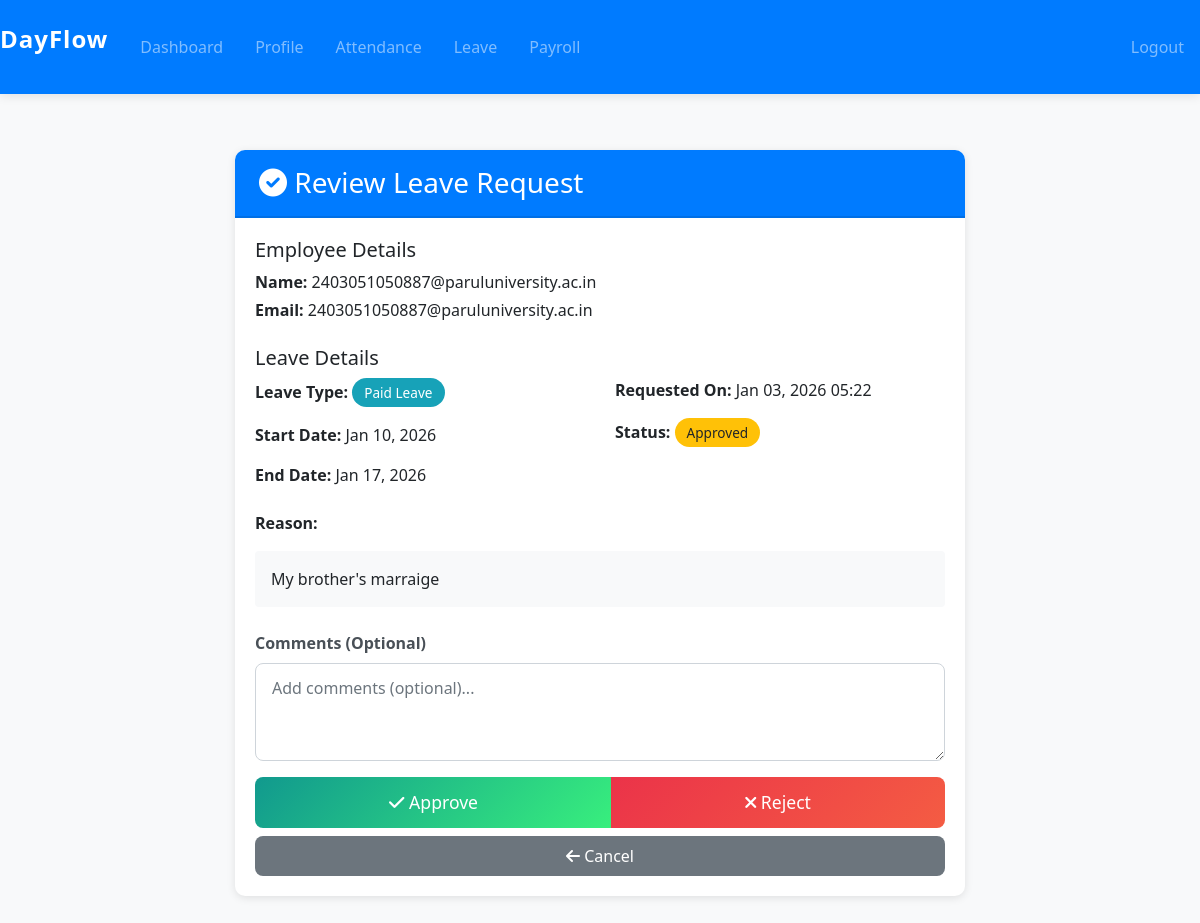
Screenshot of /leave/approve/1/ (signed in) with the database file from the repository.
### apps/leave/models.py (models this page shows, shortened)
class LeaveRequest(models.Model):
    STATUS_CHOICES = [
        ('pending', 'Pending'),
        ('approved', 'Approved'),
        ('rejected', 'Rejected'),
    ]
    LEAVE_TYPE_CHOICES = [
        ('paid', 'Paid Leave'),
        ('sick', 'Sick Leave'),
        ('unpaid', 'Unpaid Leave'),
    ]
    employee = models.ForeignKey(User, on_delete=models.CASCADE, related_name='leave_requests')
    leave_type = models.CharField(max_length=10, choices=LEAVE_TYPE_CHOICES, default='paid')
    start_date = models.DateField()
    end_date = models.DateField()
    reason = models.TextField()
    status = models.CharField(max_length=10, choices=STATUS_CHOICES, default='pending')
    requested_at = models.DateTimeField(auto_now_add=True)
    approved_at = models.DateTimeField(null=True, blank=True)
    approved_by = models.ForeignKey(User, on_delete=models.SET_NULL, null=True, blank=True, related_name='approved_leaves')
    admin_comments = models.TextField(blank=True, null=True)

### apps/accounts/models.py (models this page shows, shortened)
class User(AbstractUser):
    ROLE_CHOICES = [
        ('employee', 'Employee'),
        ('admin', 'Admin'),
    ]
    email = models.EmailField(unique=True)
    role = models.CharField(max_length=10, choices=ROLE_CHOICES, default='employee')
    email_verification_token = models.CharField(max_length=100, blank=True, null=True)
    USERNAME_FIELD = 'email'
    REQUIRED_FIELDS = ['username']
    class Meta:
        app_label = 'accounts'

### apps/leave/views.py (the view, shortened to what this page needs)
# urls.py: path('approve/<int:leave_id>/', views.approve_leave, name='approve_leave'),
@admin_required
def approve_leave(request, leave_id):
    leave = get_object_or_404(LeaveRequest, id=leave_id)
    form = LeaveApprovalForm(instance=leave)
    return render(request, 'leave/approve_leave.html', {'leave': leave, 'form': form})

### apps/leave/forms.py
class LeaveApprovalForm(forms.ModelForm):
    class Meta:
        model = LeaveRequest
        fields = ['admin_comments']
        widgets = {
            'admin_comments': forms.Textarea(attrs={'rows': 3, 'class': 'form-control', 'placeholder': 'Add comments (optional)...'}),
        }
        labels = {
            'admin_comments': 'Comments',
        }

### templates/leave/approve_leave.html (shortened to what this page needs)
{% extends 'base.html' %}
{% load bootstrap4 %}
{% block content %}
<div class="row justify-content-center">
    <div class="col-md-8">
        <div class="card shadow-sm">
            <div class="card-header bg-primary text-white">
                <h3 class="mb-0"><i class="fas fa-check-circle"></i> Review Leave Request</h3>
            </div>
            <div class="card-body">
                <div class="mb-4">
                    <h5>Employee Details</h5>
                    <p class="mb-1"><strong>Name:</strong> {{ leave.employee.get_full_name|default:leave.employee.username }}</p>
                    <p class="mb-1"><strong>Email:</strong> {{ leave.employee.email }}</p>
                </div>
                <div class="mb-4">
                    <h5>Leave Details</h5>
                    <div class="row">
                        <div class="col-md-6">
                            <p><strong>Leave Type:</strong>
                                <span class="badge badge-info">{{ leave.get_leave_type_display }}</span>
                            </p>
                            <p><strong>Start Date:</strong> {{ leave.start_date|date:"M d, Y" }}</p>
                            <p><strong>End Date:</strong> {{ leave.end_date|date:"M d, Y" }}</p>
                        </div>
                        <div class="col-md-6">
                            <p><strong>Requested On:</strong> {{ leave.requested_at|date:"M d, Y H:i" }}</p>
                            <p><strong>Status:</strong>
                                <span class="badge badge-warning">{{ leave.get_status_display }}</span>
                            </p>
                        </div>
                    </div>
                    <div class="mt-2">
                        <p><strong>Reason:</strong></p>
                        <div class="p-3 bg-light rounded">{{ leave.reason }}</div>
                    </div>
                </div>
                <form method="post">
                    <div class="form-group">
                        <label for="admin_comments">Comments (Optional)</label>
                        <textarea name="admin_comments" id="admin_comments" class="form-control" rows="3" placeholder="Add comments (optional)..."></textarea>
                    </div>
                    <div class="btn-group w-100" role="group">
                        <button type="submit" name="action" value="approve" class="btn btn-success btn-lg flex-fill">
                            <i class="fas fa-check"></i> Approve
                        </button>
                        <button type="submit" name="action" value="reject" class="btn btn-danger btn-lg flex-fill">
                            <i class="fas fa-times"></i> Reject
                        </button>
                    </div>
                    <div class="mt-2">
                        <a href="{% url 'leave_list' %}" class="btn btn-secondary btn-block">
                            <i class="fas fa-arrow-left"></i> Cancel
                        </a>
                    </div>
                </form>
            </div>
        </div>
    </div>
</div>
{% endblock %}

### static/css/style.css (style rules this page uses)
* { transition: all 0.3s ease; }
body { font-family: 'Segoe UI', Tahoma, Geneva, Verdana, sans-serif; background-color: #f8f9fa; min-height: 100vh; }
.card { box-shadow: 0 2px 10px rgba(0,0,0,0.1); border: none; border-radius: 10px; margin-bottom: 1.5rem; transition: all 0.3s ease; overflow: hidden; }
.card-header { border-bottom: 2px solid rgba(0,0,0,0.1); font-weight: 600; padding: 1rem 1.5rem; }
.shadow-sm { box-shadow: 0 2px 8px rgba(0,0,0,0.1) !important; }
.btn { border-radius: 8px; font-weight: 500; padding: 0.5rem 1.5rem; transition: all 0.3s ease; border: none; position: relative; overflow: hidden; }
.btn::before { content: ''; position: absolute; top: 50%; left: 50%; width: 0; height: 0; border-radius: 50%; background: rgba(255,255,255,0.3); transform: translate(-50%, -50%); transition: width 0.6s, height 0.6s; }
.btn-success { background: linear-gradient(135deg, #11998e 0%, #38ef7d 100%); }
.btn-danger { background: linear-gradient(135deg, #eb3349 0%, #f45c43 100%); }
.btn-lg { padding: 0.75rem 2rem; font-size: 1.1rem; }
.badge { padding: 0.5rem 0.75rem; font-weight: 500; border-radius: 20px; font-size: 0.85rem; }
.badge-warning { background-color: #ffc107; color: #212529; }
.badge-info { background-color: #17a2b8; color: white; }
.form-control { border-radius: 8px; border: 1px solid #ced4da; padding: 0.75rem 1rem; transition: all 0.3s ease; }
.form-group label { font-weight: 600; margin-bottom: 0.5rem; color: #495057; }
html { scroll-behavior: smooth; }

### rows the page displays
LeaveRequest: employee.get_full_name "2403051050887@paruluniversity.ac.in", employee.email "2403051050887@paruluniversity.ac.in", leave_type "Paid Leave", start_date "Jan 10, 2026", end_date "Jan 17, 2026", requested_at "Jan 03, 2026 05:22", status "Approved", reason "My brother's marraige"
